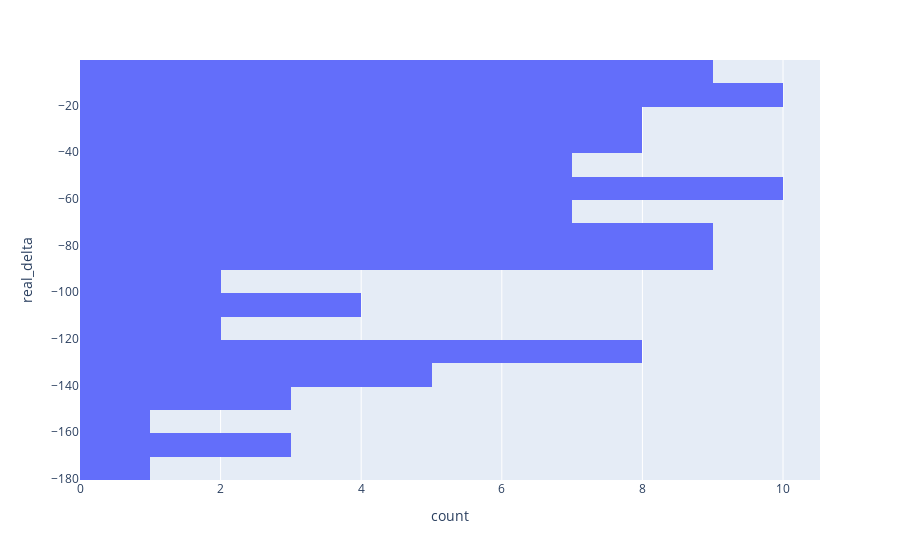

Notebook cell for this chart:
### Code cell
px.histogram(real_filtered_latencies, y='real_delta', nbins=20)

### Figure 1 — Plotly figure (JSON) as saved in the notebook; plotly's stock layout.template omitted (floating-point values rounded to 4 significant figures)
{"data": [{"alignmentgroup": "True", "bingroup": "y", "hovertemplate": "count=%{x}<br>real_delta=%{y}<extra></extra>", "legendgroup": "", "marker": {"color": "#636efa", "pattern": {"shape": ""}}, "name": "", "nbinsy": 20, "offsetgroup": "", "orientation": "h", "showlegend": false, "type": "histogram", "xaxis": "x", "y": [-11, -8, -6, -4, -42, -18, -44, -15, -56, -9, -145, -23, -31, -22, -5, -90, -84, -27, -17, -3, -1, -24, -55, -58, -14, -72, -110, -39, -52, -38, -13, -140, -46, -64, -26, -170, -165, -74, -59, -97, -76, -7, -133, -48, -54, -63, -79, -45, -75, -93, -53, -166, -155, -129, -132, -34, -2, -12, -125, -172, -134, -142, -47, -109, -68, -73, -20, -130, -35, -82, -88, -141, -29, -122, -116, -51, -61, -67, -65, -78, -37, -19, -101, -33, -80, -128, -111, -105, -89, -71, -36, -62, -60, -28, -57, -41, -81, -16, -121, -126, -86, -138, -124, -83, -85, -25], "yaxis": "y"}], "layout": {"barmode": "relative", "legend": {"tracegroupgap": 0}, "margin": {"t": 60}, "xaxis": {"anchor": "y", "domain": [0, 1], "title": {"text": "count"}}, "yaxis": {"anchor": "x", "domain": [0, 1], "title": {"text": "real_delta"}}}}
